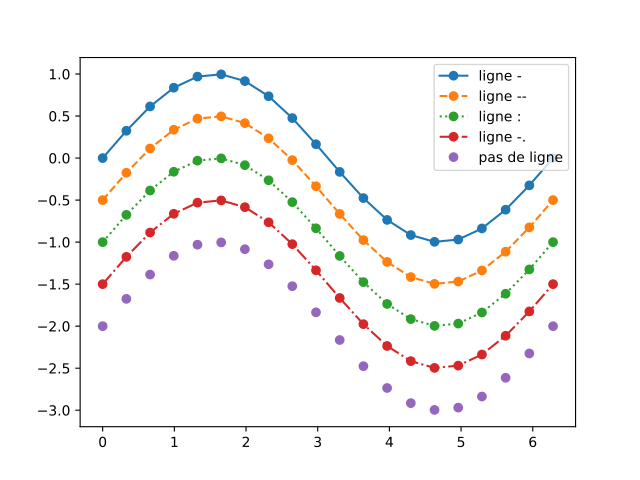

Here is the Python script that generated this plot:
import numpy as np
import matplotlib.pyplot as plt

x = np.linspace(0, 2*np.pi, 20)
y = np.sin(x)
plt.plot(x, y, "o-", label="ligne -")
plt.plot(x, y-0.5, "o--", label="ligne --")
plt.plot(x, y-1, "o:", label="ligne :")
plt.plot(x, y-1.5, "o-.", label="ligne -.")
plt.plot(x, y-2, "o", label="pas de ligne")
plt.legend()

plt.show()
